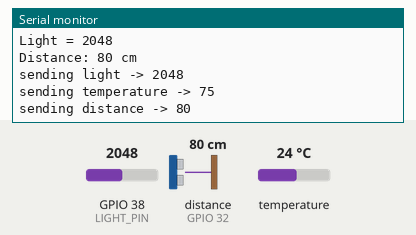
Recording of a sketch running on a simulated ESP32. Shown: the last lines printed to the serial monitor. Wiring (inferred from the names in the program): ultrasonic range finder: trigger GPIO 33; echo GPIO 32. The inputs (shaded band) are chosen by the test bench; at power-on: distance to the obstacle (sensor on GPIO 32) 80 cm, temperature 24 °C, GPIO 38 (LIGHT_PIN) = 2048. The echo pulse lasts 58.3 µs per cm.

Above: at 2.7 s.
2.8 s: distance to the obstacle (sensor on GPIO 32) set to 2 cm
6.9 s: temperature set to 12 °C
At 10.7 s:
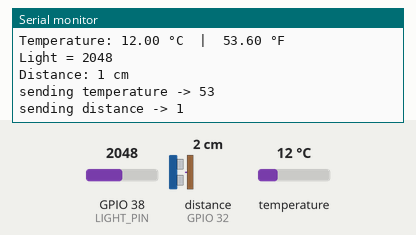
11.0 s: GPIO 38 (LIGHT_PIN) set to 2866
15.1 s: distance to the obstacle (sensor on GPIO 32) set to 4 cm
At 18.8 s:
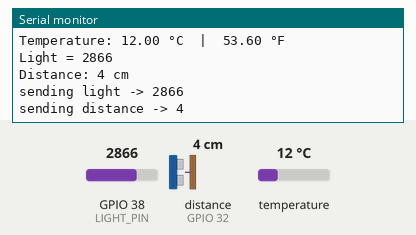
19.2 s: temperature set to 19 °C
23.3 s: GPIO 38 (LIGHT_PIN) set to 3603
At 27.6 s:
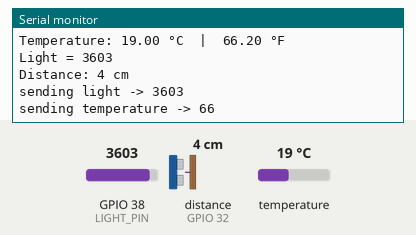
Timing chart, 0 to 28.4 s (numbered marks = the images above; inputs shaded):
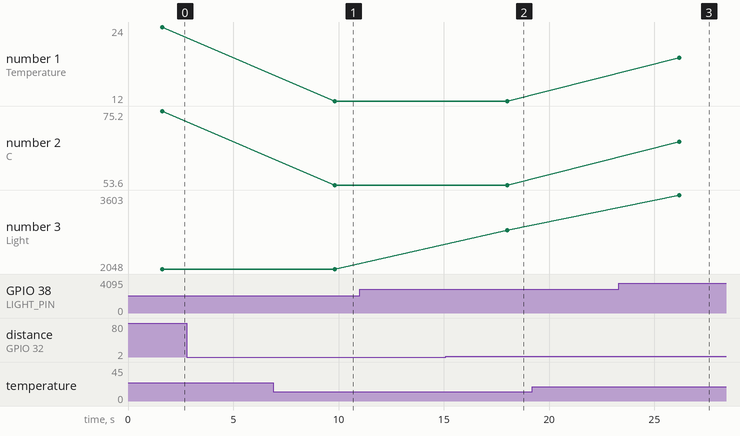

Measured:
- after the input at 6.9 s, the serial monitor: prints a new line after 2.9 s (image 1)
- after the input at 15.1 s, the serial monitor: prints a new line after 2.9 s (image 2)
- after the input at 23.3 s, the serial monitor: prints a new line after 2.9 s (image 3)
- plotted number 1: 24 → 12 after the input at 6.9 s
- plotted number 2: 75.2 → 53.6 after the input at 6.9 s
- plotted number 3: 2866 → 3603 after the input at 23.3 s

The sketch:

PROJECT3.ino
```cpp
#include "config.h"

#include "Adafruit_Sensor.h"
#include "Adafruit_AM2320.h"
Adafruit_AM2320 am2320 = Adafruit_AM2320();

#define TRIG_PIN 33
#define ECHO_PIN 32
int LIGHT_PIN = A2;
int photocellReading;

int current_light = 0;
int prev_light = -1;
int current_distance = 0;
int prev_distance = -1;
int current_temp = 0;
int prev_temp = -1;

AdafruitIO_Feed *lightFeed = io.feed("lightFeed");
AdafruitIO_Feed *distanceFeed = io.feed("distanceFeed");
AdafruitIO_Feed *tempFeed = io.feed("tempFeed");


void setup() {
  // put your setup code here, to run once:
  Serial.begin(9600);
  // Setup the sensor;
  am2320.begin();
  pinMode(LIGHT_PIN, INPUT);
  pinMode(TRIG_PIN, OUTPUT);
  pinMode(ECHO_PIN, INPUT);

  // wait for serial monitor to open
  while(! Serial);
  // connect to io.adafruit.com
  Serial.print("Connecting to Adafruit IO");
  io.connect();
  // wait for a connection
  while(io.status() < AIO_CONNECTED) {
    Serial.print(".");
    delay(500);
  }
  // we are connected
  Serial.println();
  Serial.println(io.statusText());


}

void loop() {
  io.run();

  // TEMP
  float tempC = am2320.readTemperature();
  float tempF = tempC * 1.8 + 32;
  Serial.print("Temperature: ");
  Serial.print(tempC);
  Serial.print(" \xC2\xB0"); // shows degree symbol
  Serial.print("C  |  ");
  Serial.print(tempF);
  Serial.print(" \xC2\xB0"); // shows degree symbol
  Serial.println("F");

  //LIGHT
  photocellReading = analogRead(LIGHT_PIN);

  Serial.print("Light = ");
  Serial.println(photocellReading);

  //PROXIMITY
  long duration, distance;
  digitalWrite(TRIG_PIN, LOW);  // Added this line
  delayMicroseconds(2); // Added this line
  digitalWrite(TRIG_PIN, HIGH);
  //  delayMicroseconds(1000); - Removed this line
  delayMicroseconds(10); // Added this line
  digitalWrite(TRIG_PIN, LOW);
  duration = pulseIn(ECHO_PIN, HIGH);
  distance = (duration / 2) / 29.1;

  if (distance >= 500 || distance <= 0) {
    Serial.println("Distance: Out of range");
  }
  else {
    Serial.print("Distance: ");
    Serial.print(distance);
    Serial.println(" cm");
  }


  //IO
  current_light = analogRead(LIGHT_PIN);
  current_temp = tempF;
  current_distance = distance;

  if(current_light != prev_light){
    Serial.print("sending light -> ");
    Serial.println(current_light);
    lightFeed->save(current_light);
    prev_light = current_light;
    }

    if(current_temp != prev_temp){
    Serial.print("sending temperature -> ");
    Serial.println(current_temp);
    tempFeed->save(current_temp);
    prev_temp = current_temp;
    }

    if(current_distance != prev_distance){
    Serial.print("sending distance -> ");
    Serial.println(current_distance);
    distanceFeed->save(current_distance);
    prev_distance = current_distance;
    }


  // Wait 2 seconds between readings:
  delay(8000);

}
```

config.h
```cpp
#define IO_USERNAME  "dkjrivero"
#define IO_KEY       "aio_IXGn14DptmbGKNSKhlfiCW6vXfi2"

#define WIFI_SSID "MySpectrumWiFi38-2G"
#define WIFI_PASS "longspark444"

#include "AdafruitIO_WiFi.h"

#if defined(USE_AIRLIFT) || defined(ADAFRUIT_METRO_M4_AIRLIFT_LITE) ||         \
    defined(ADAFRUIT_PYPORTAL)
// Configure the pins used for the ESP32 connection
#if !defined(SPIWIFI_SS) // if the wifi definition isnt in the board variant
// Don't change the names of these #define's! they match the variant ones
#define SPIWIFI SPI
#define SPIWIFI_SS 10 // Chip select pin
#define NINA_ACK 9    // a.k.a BUSY or READY pin
#define NINA_RESETN 6 // Reset pin
#define NINA_GPIO0 -1 // Not connected
#endif
AdafruitIO_WiFi io(IO_USERNAME, IO_KEY, WIFI_SSID, WIFI_PASS, SPIWIFI_SS,
                   NINA_ACK, NINA_RESETN, NINA_GPIO0, &SPIWIFI);
#else
AdafruitIO_WiFi io(IO_USERNAME, IO_KEY, WIFI_SSID, WIFI_PASS);
#endif
```
